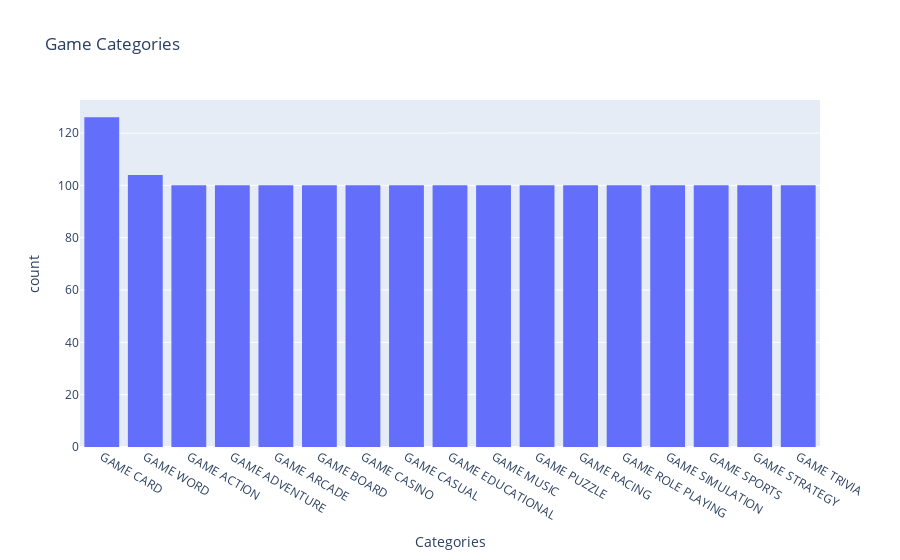

The cell this chart's notebook holds for it:
### Code cell
# using the plotly.express library
fig = px.histogram(df, x="category", title="Game Categories", labels={"category": "Categories"})
fig.update_layout(xaxis={"categoryorder":"total descending"},)
fig.update_yaxes(automargin=True)
fig.show()

### Figure 1 — Plotly figure (JSON) as saved in the notebook; plotly's stock layout.template omitted (floating-point values rounded to 4 significant figures; data arrays with more than 128 entries replaced by an {"elided": "..."} marker saying what was removed)
{"data": [{"alignmentgroup": "True", "bingroup": "x", "hovertemplate": "Categories=%{x}<br>count=%{y}<extra></extra>", "legendgroup": "", "marker": {"color": "#636efa", "pattern": {"shape": ""}}, "name": "", "offsetgroup": "", "orientation": "v", "showlegend": false, "type": "histogram", "x": {"elided": "1730 str values"}, "xaxis": "x", "yaxis": "y"}], "layout": {"barmode": "relative", "legend": {"tracegroupgap": 0}, "title": {"text": "Game Categories"}, "xaxis": {"anchor": "y", "categoryorder": "total descending", "domain": [0, 1], "title": {"text": "Categories"}}, "yaxis": {"anchor": "x", "automargin": true, "domain": [0, 1], "title": {"text": "count"}}}}
